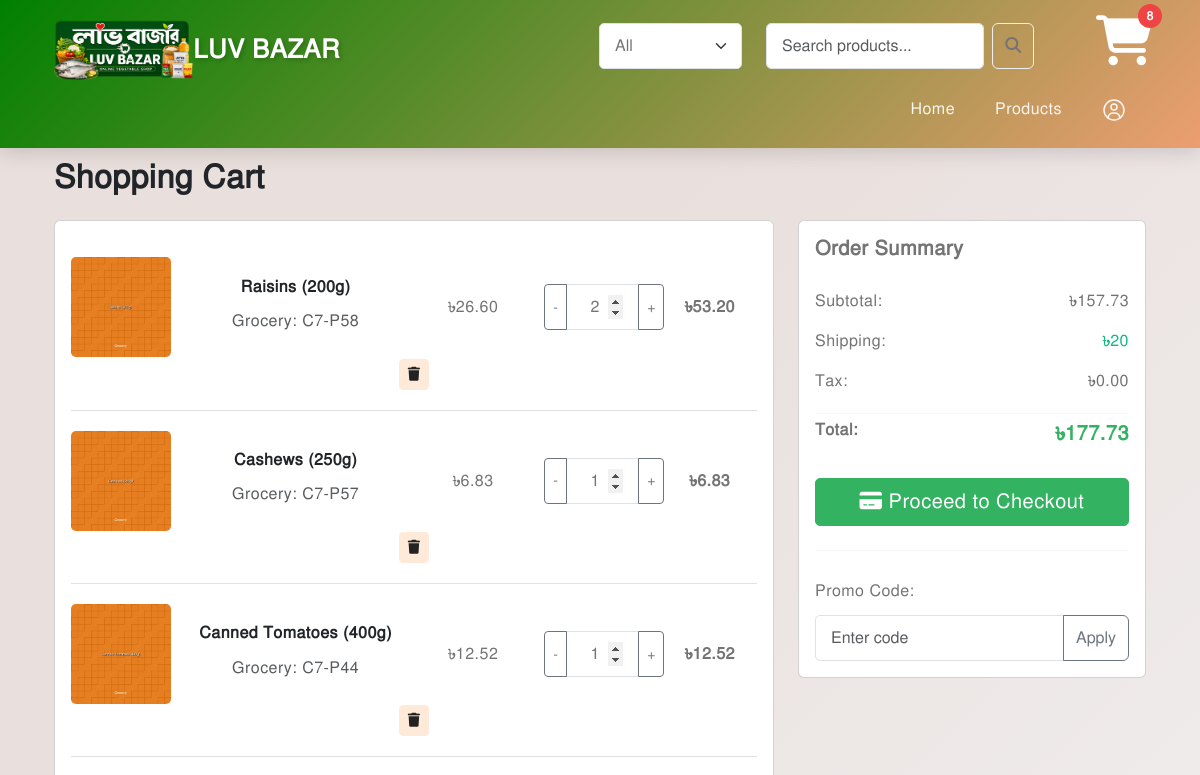
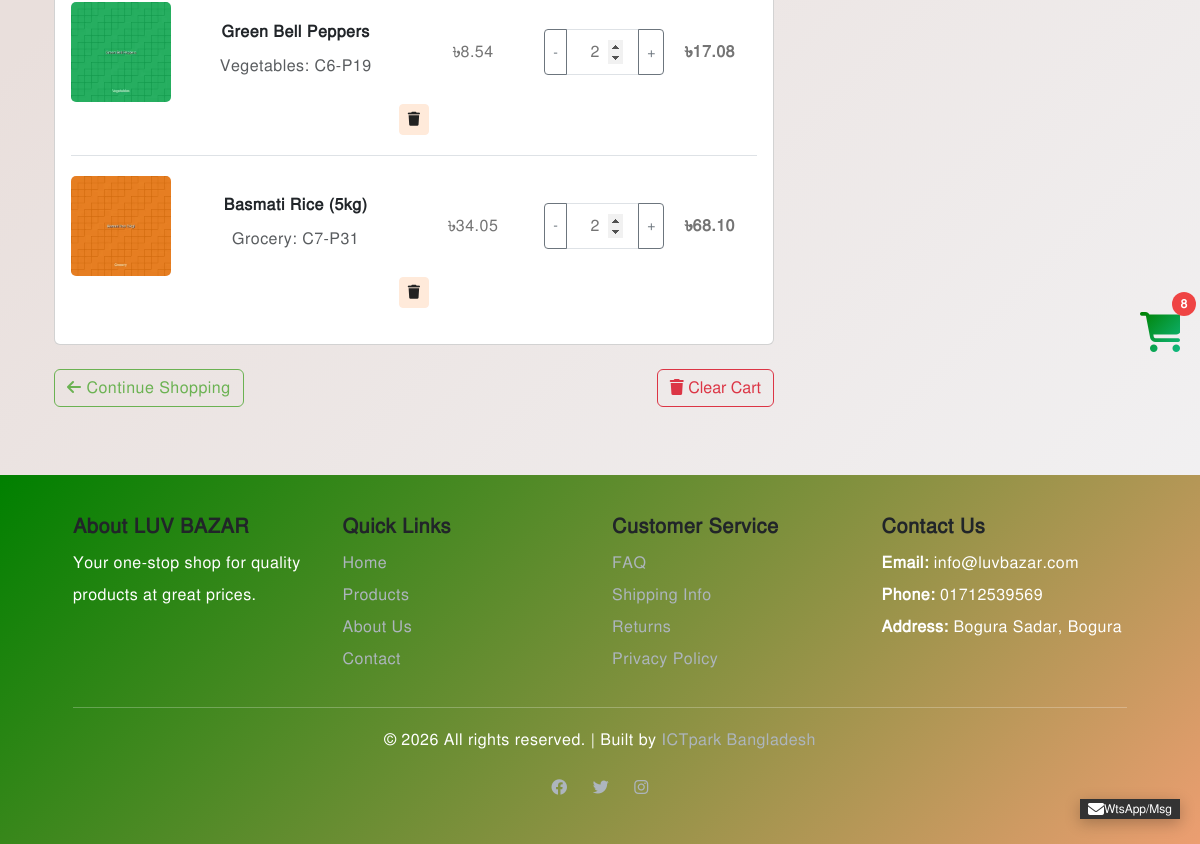
The app's page /cart/ (signed in), older data (2 pictures, top to bottom).
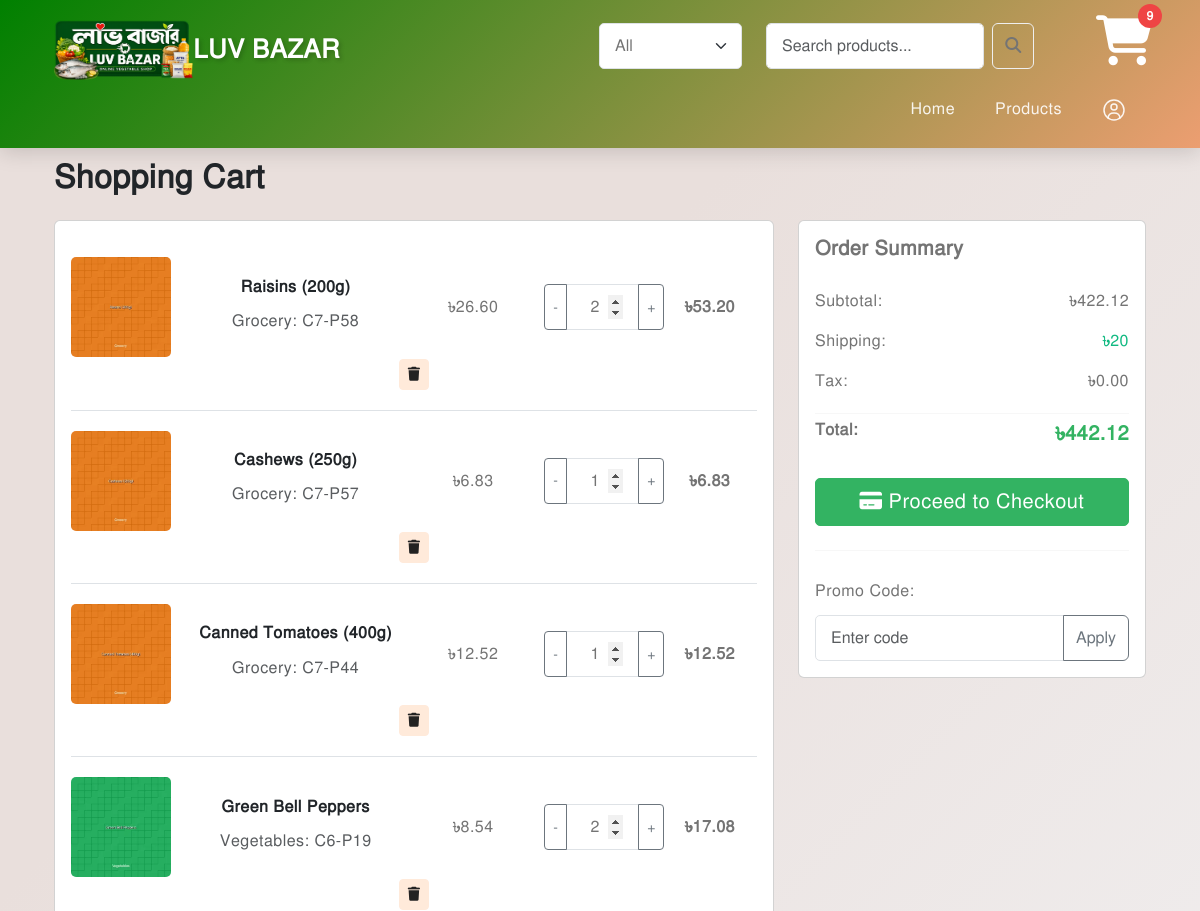
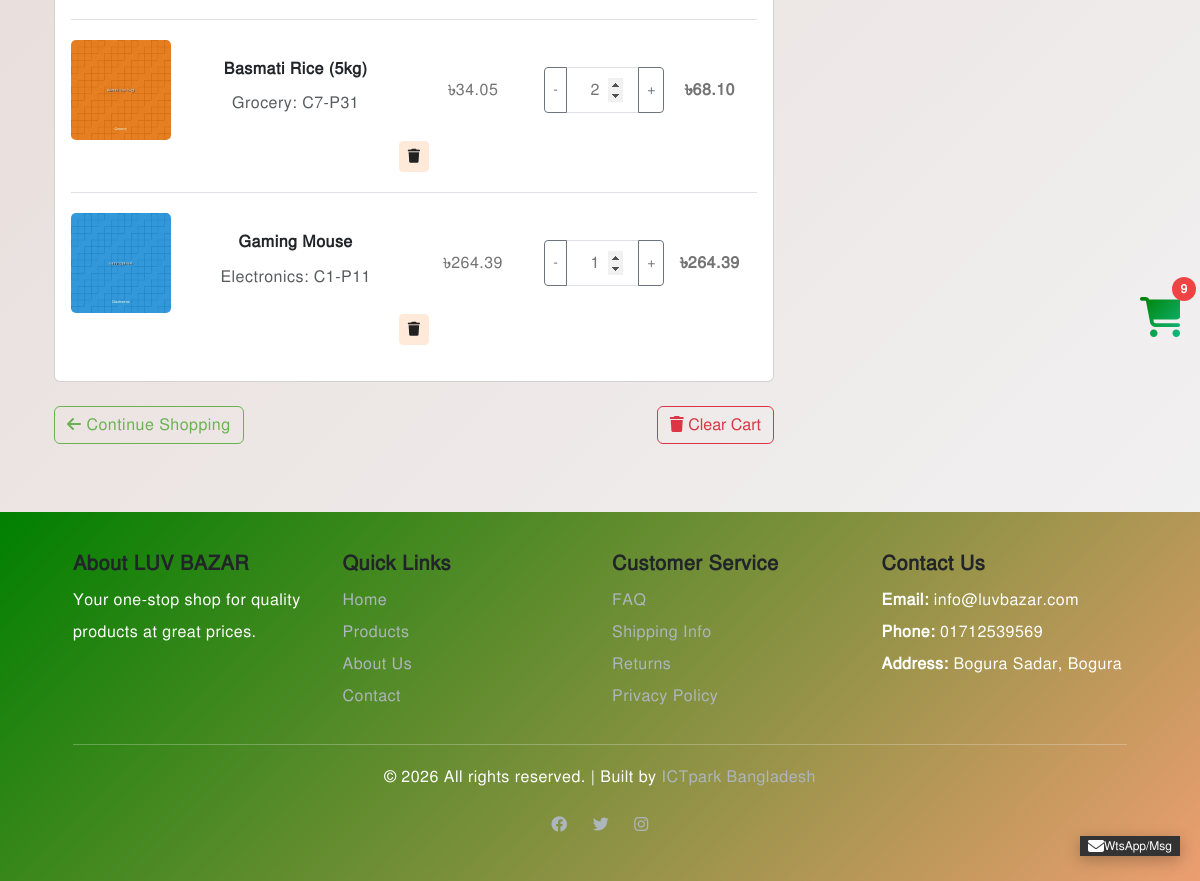
The same page, newer data (2 pictures, top to bottom).
### cart/models.py (models this page shows, shortened)
class CartItem(models.Model):
    cart = models.ForeignKey(Cart, on_delete=models.CASCADE, related_name='items')
    product = models.ForeignKey(Product, on_delete=models.CASCADE)
    quantity = models.IntegerField(default=1)
    added_at = models.DateTimeField(auto_now_add=True)
    updated_at = models.DateTimeField(auto_now=True)
    class Meta:
        unique_together = ['cart', 'product']
    def get_total(self):
        return self.product.price * self.quantity
    def get_total_price(self):
        return self.get_total()

### products/models.py (models this page shows, shortened)
class Product(models.Model):
    STATUS_CHOICES = [
        ('active', 'Active'),
        ('inactive', 'Inactive'),
        ('discontinued', 'Discontinued'),
    ]
    serial=models.IntegerField(max_length=100, default=0)
    name = models.CharField(max_length=255)
    description = models.TextField()
    category = models.ForeignKey(Category, on_delete=models.SET_NULL, null=True, related_name='products')
    price = models.DecimalField(max_digits=10, decimal_places=2, validators=[MinValueValidator(0)])
    offer_price = models.DecimalField(max_digits=10, decimal_places=2, validators=[MinValueValidator(0)], null=True, blank=True)
    stock = models.IntegerField(validators=[MinValueValidator(0)])
    image = models.ImageField(upload_to='products/%Y/%m/%d/', null=True, blank=True)
    slug = models.SlugField(unique=True)
    status = models.CharField(max_length=20, choices=STATUS_CHOICES, default='active')
    rating = models.DecimalField(max_digits=3, decimal_places=2, default=0, validators=[MinValueValidator(0)])
    unit=models.CharField(max_length=50, null=True, blank=True)
    created_at = models.DateTimeField(auto_now_add=True)
    updated_at = models.DateTimeField(auto_now=True)
    class Meta:
        ordering = ['serial', 'rating', 'name']
        indexes = [
            models.Index(fields=['slug']),
            models.Index(fields=['status']),
            models.Index(fields=['status', 'rating']),
            models.Index(fields=['status', 'serial']),
            models.Index(fields=['category', 'status']),
        ]

class Category(models.Model):
    serial=models.IntegerField(max_length=100, default=0)
    name = models.CharField(max_length=200, unique=True)
    description = models.TextField(blank=True, null=True)
    slug = models.SlugField(unique=True)
    image = models.ImageField(upload_to='categories/%Y/%m/', null=True, blank=True)
    created_at = models.DateTimeField(auto_now_add=True)
    updated_at = models.DateTimeField(auto_now=True)
    class Meta:
        verbose_name_plural = "Categories"
        ordering = ['serial', 'name']
        indexes = [
            models.Index(fields=['slug']),
        ]

### cart/views.py (the view)
# urls.py: path('', views.cart_view, name='cart'),
def cart_view(request):
    cart = get_or_create_cart(request)
    cart_items = cart.items.all()
    cart_total = sum(item.get_total_price() for item in cart_items) or 0
    total_items = sum(item.quantity for item in cart_items)
    cart_total_float = float(cart_total)
    tax_total = 0  # No tax
    order_total = round(cart_total_float + 20, 2)  # Add 20 TK shipping
    context = {
        'cart': cart,
        'cart_items': cart_items,
        'cart_total': f'{cart_total_float:.2f}',
        'tax_total': f'{tax_total:.2f}',
        'order_total': f'{order_total:.2f}',
        'total_items': total_items,
    }
    return render(request, 'cart/cart.html', context)

### cart/context_processors.py (called while the page is built)
def cart_count(request):
    count = 0
    if request.user.is_authenticated:
        cart = Cart.objects.filter(user=request.user).first()
    else:
        session_id = request.session.session_key
        if session_id:
            cart = Cart.objects.filter(session_id=session_id).first()
        else:
            cart = None
    if cart:
        count = cart.get_item_count()
    return {'cart_item_count': count}
    return {'cart_item_count': count}

### cart/models.py (called while the page is built)
    def get_item_count(self):
        return sum(item.quantity for item in self.items.all())

### cart/views.py (called while the page is built)
def get_or_create_cart(request):
    if request.user.is_authenticated:
        cart, _ = Cart.objects.get_or_create(user=request.user)
    else:
        session_id = request.session.session_key
        if not session_id:
            request.session.create()
            session_id = request.session.session_key
        cart, _ = Cart.objects.get_or_create(session_id=session_id)
    return cart

### products/templatetags/site_tags.py (called while the page is built)
@register.simple_tag
def get_site_settings():
    site_settings = cache.get('site_settings')
    if site_settings is None:
        site_settings = SiteSetting.objects.first()
        cache.set('site_settings', site_settings, 3600)
    return site_settings

### templates/cart/cart.html (shortened to what the changed rows need)
{% extends 'base.html' %}
{% block content %}
    <div class="container-lg py-5">
        <h2 class="mb-4">Shopping Cart</h2>
        {% if cart_items %}
            <div class="row" id="cart-content">
                <div class="col-lg-8">
                    <div class="card">
                        <div class="card-body">
                            {% for item in cart_items %}
                                <div class="cart-item">
                                    <div class="row align-items-center" style="text-align: center;">
                                        <div class="col-md-2">
                                            {% if item.product.image %}
                                                <img src="{{ item.product.image.url }}" alt="{{ item.product.name }}" class="cart-item-image">
                                            {% else %}
                                                <div class="cart-item-image text-center" style="background-color: #f8f9fa; display: flex; align-items: center; justify-content: center;">
                                                    <i class="fas fa-box"></i>
                                                </div>
                                            {% endif %}
                                        </div>
                                        <div class="col-md-4">
                                            <h6><a href="{% url 'product-detail' item.product.slug %}" style="text-decoration: none; color: inherit;">{{ item.product.name }}</a></h6>
                                            <p class="text-muted mb-0">{{item.product.category.name}}: C{{item.product.category.id}}-P{{ item.product.id }}</p>
                                        </div>
                                        <div class="col-md-2">
                                            <p class="mb-0">&#2547;{{ item.product.price }}</p>
                                        </div>
                                        <div class="col-md-2">
                                            <div class="input-group" style="width: 120px; margin: auto;">
                                                <button class="btn btn-outline-secondary btn-sm" type="button" onclick="updateQuantity('{{ item.id }}', -1, '{% url 'update-cart-item' item.id %}')">-</button>
                                                <input type="number" id="quantity-{{ item.id }}" class="form-control text-center" value="{{ item.quantity }}" min="1" readonly>
                                                <button class="btn btn-outline-secondary btn-sm" type="button" onclick="updateQuantity('{{ item.id }}', 1, '{% url 'update-cart-item' item.id %}')">+</button>
                                            </div>
                                        </div>
                                        <div class="col-md-2">
                                            <p class="mb-0 fw-bold">&#2547;{{ item.get_total_price }}</p>
                                        </div>
                                        <div class="col-md-1" style="text-align: center;float: right; width: 100%;">
                                            <a href="{% url 'remove-from-cart' item.id %}" class="btn btn-sm btn-danger" title="Remove item">
                                                <i class="fas fa-trash"></i>
                                            </a>
                                        </div>
                                    </div>
                                </div>
                            {% endfor %}
                        </div>
                    </div>
                    <div class="mt-4 d-flex justify-content-between">
                        <a href="{% url 'products-list' %}" class="btn btn-outline-primary">
                            <i class="fas fa-arrow-left"></i> Continue Shopping
                        </a>
                        <form action="{% url 'clear-cart' %}" method="POST" onsubmit="return confirm('Are you sure you want to clear your cart?');">
                            <button type="submit" class="btn btn-outline-danger">
                                <i class="fas fa-trash"></i> Clear Cart
                            </button>
                        </form>
                    </div>
                </div>
                <div class="col-lg-4">
                    <div class="card position-sticky" style="top: 20px;">
                        <div class="card-body">
                            <h5 class="card-title mb-4">Order Summary</h5>
                            <div class="mb-3 pb-3 border-bottom">
                                <div class="d-flex justify-content-between mb-2">
                                    <span>Subtotal:</span>
                                    <span>&#2547;{{ cart_total }}</span>
                                </div>
                                <div class="d-flex justify-content-between mb-2">
                                    <span>Shipping:</span>
                                    <span class="text-success">&#2547;20</span>
                                </div>
                                <div class="d-flex justify-content-between">
                                    <span>Tax:</span>
                                    <span>&#2547;{{ tax_total }}</span>
                                </div>
                            </div>
                            <div class="d-flex justify-content-between mb-4">
                                <strong>Total:</strong>
                                <strong class="text-primary" style="font-size: 1.25rem;">&#2547;{{ order_total }}</strong>
                            </div>
                              <a href="{% url 'checkout' %}" class="btn btn-primary btn-lg w-100 mb-3">
                                    <i class="fas fa-credit-card"></i> Proceed to Checkout
                                </a>
                            <div class="mt-4 pt-4 border-top">
                                <label for="promo" class="form-label">Promo Code:</label>
                                <div class="input-group">
                                    <input type="text" class="form-control" id="promo" placeholder="Enter code">
                                    <button class="btn btn-outline-secondary" type="button">Apply</button>
                                </div>
                            </div>
                        </div>
                    </div>
                </div>
            </div>
        {% endif %}
    </div>
{% endblock %}

### templates/base.html (shortened to what the changed rows need)
{% load static %}
{% load site_tags %}
{% get_site_settings as settings %}
{% load custom_filter %}
<!DOCTYPE html>
<html lang="en">
<head>
    <link rel="preload" href="https://cdn.jsdelivr.net/npm/bootstrap@5.3.0/dist/css/bootstrap.min.css" as="style" onload="this.onload=null;this.rel='stylesheet'">
    <link rel="preload" href="https://cdnjs.cloudflare.com/ajax/libs/font-awesome/6.4.0/css/all.min.css" as="style" onload="this.onload=null;this.rel='stylesheet'">
    <link rel="preload" href="https://cdnjs.cloudflare.com/ajax/libs/toastr.js/latest/toastr.min.css" as="style" onload="this.onload=null;this.rel='stylesheet'">
    <link rel="stylesheet" type="text/css" href="{% static 'css/vendor.css' %}">
    <link rel="stylesheet" type="text/css" href="{% static 'css/style.css' %}">
</head>
<body>
<div id="site-cart" class="site-cart {% if not cart_item_count or cart_item_count == 0 %}d-none{% endif %}" style="position: fixed; bottom: 30%; right: 20px; z-index: 9999;;">
     <a class="position-relative" href="{% url 'cart' %}">
                <i class="fas fa-shopping-cart" style=" color: transparent; background: linear-gradient(135deg, green, #10b981); -webkit-background-clip: text; height: 40px; width: 40px;font-size: 40px;"></i>
                <span id="cart-count-bottom" class="cart-badge badge rounded-pill bg-danger {% if not cart_item_count or cart_item_count == 0 %}d-none{% endif %}">
                    {{ cart_item_count|default:0 }}
                </span>
            </a>
</div>
    <nav class="navbar navbar-expand-lg navbar-dark" >
        <div class="container-lg">
            <div class="search-n-bag"  style="display: flex;">
          <div>
            <a class="position-relative" href="{% url 'cart' %}">
                <i class="fas fa-shopping-cart" style=" color: #fff; height: 50px; width: 50px;font-size: 50px;"></i>
                <span id="cart-count" class="cart-badge badge rounded-pill bg-danger {% if not cart_item_count or cart_item_count == 0 %}d-none{% endif %}">
                    {{ cart_item_count|default:0 }}
                </span>
            </a>
          </div>
        </div>
        </div>
    </nav>
    {% block content %}{% endblock %}
</body>
</html>

Row changes from the older to the newer data that the page shows:
added CartItem: product.image (picture), product.name "Gaming Mouse", product.category.name "Electronics", product.category.id "1", product.id "11", product.price "264.39", quantity "1", get_total_price "264.39"
Text that changed along with them:
{{ cart_item_count|default:0 }}: "8" → "9"
{{ cart_total }}: "157.73" → "422.12"
{{ order_total }}: "177.73" → "442.12"
